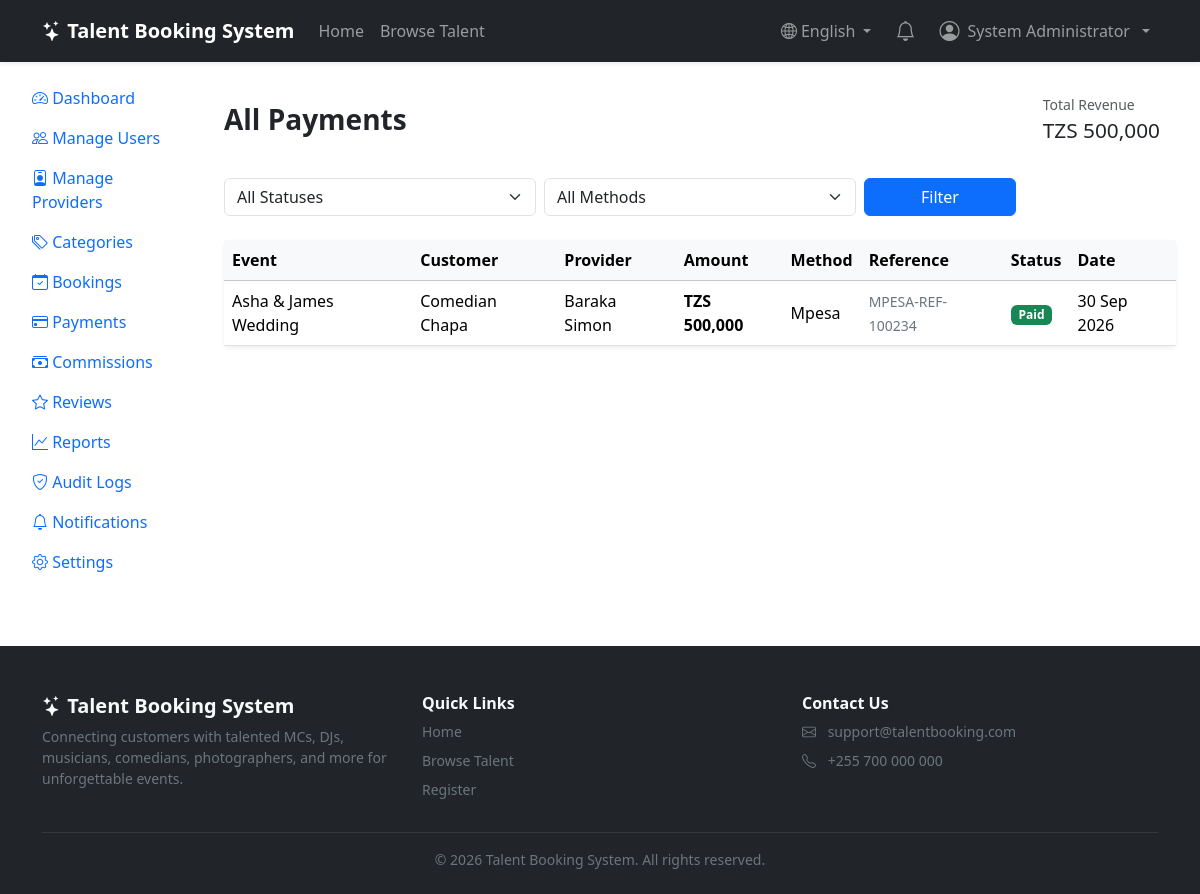
/admin/payments.php (signed in), run on the app's committed database.
### tables this page shows
CREATE TABLE `payments` (
  `id` INT UNSIGNED AUTO_INCREMENT PRIMARY KEY,
  `booking_id` INT UNSIGNED NOT NULL,
  `amount` DECIMAL(10,2) NOT NULL,
  `payment_method` ENUM('mpesa','airtel_money','tigo_pesa','halopesa','bank_transfer') NOT NULL,
  `payment_status` ENUM('pending','paid','failed','refunded') NOT NULL DEFAULT 'pending',
  `transaction_reference` VARCHAR(150) DEFAULT NULL UNIQUE,
  `created_at` TIMESTAMP NOT NULL DEFAULT CURRENT_TIMESTAMP,
  CONSTRAINT `fk_payments_booking` FOREIGN KEY (`booking_id`) REFERENCES `bookings`(`id`) ON DELETE CASCADE,
  INDEX `idx_payments_status` (`payment_status`)
);

CREATE TABLE `bookings` (
  `id` INT UNSIGNED AUTO_INCREMENT PRIMARY KEY,
  `customer_id` INT UNSIGNED NOT NULL,
  `provider_id` INT UNSIGNED NOT NULL,
  `event_name` VARCHAR(200) NOT NULL,
  `event_type` VARCHAR(100) NOT NULL,
  `event_date` DATE NOT NULL,
  `event_location` VARCHAR(200) NOT NULL,
  `event_description` TEXT DEFAULT NULL,
  `booking_status` ENUM('pending','accepted','rejected','cancelled','ongoing','completed') NOT NULL DEFAULT 'pending',
  `provider_completed` TINYINT(1) UNSIGNED NOT NULL DEFAULT 0,
  `customer_completed` TINYINT(1) UNSIGNED NOT NULL DEFAULT 0,
  `created_at` TIMESTAMP NOT NULL DEFAULT CURRENT_TIMESTAMP,
  `updated_at` TIMESTAMP NOT NULL DEFAULT CURRENT_TIMESTAMP ON UPDATE CURRENT_TIMESTAMP,
  CONSTRAINT `fk_bookings_customer` FOREIGN KEY (`customer_id`) REFERENCES `users`(`id`) ON DELETE CASCADE,
  CONSTRAINT `fk_bookings_provider` FOREIGN KEY (`provider_id`) REFERENCES `providers`(`id`) ON DELETE CASCADE,
  INDEX `idx_bookings_status` (`booking_status`),
  INDEX `idx_bookings_date` (`event_date`)
);

CREATE TABLE `users` (
  `id` INT UNSIGNED AUTO_INCREMENT PRIMARY KEY,
  `fullname` VARCHAR(150) NOT NULL,
  `email` VARCHAR(150) NOT NULL UNIQUE,
  `phone` VARCHAR(20) DEFAULT NULL,
  `password` VARCHAR(255) NOT NULL,
  `role` ENUM('admin','customer','provider') NOT NULL DEFAULT 'customer',
  `status` ENUM('active','inactive','suspended') NOT NULL DEFAULT 'active',
  `profile_image` VARCHAR(255) DEFAULT NULL,
  `remember_token` VARCHAR(255) DEFAULT NULL,
  `created_at` TIMESTAMP NOT NULL DEFAULT CURRENT_TIMESTAMP,
  `updated_at` TIMESTAMP NOT NULL DEFAULT CURRENT_TIMESTAMP ON UPDATE CURRENT_TIMESTAMP,
  INDEX `idx_users_role` (`role`),
  INDEX `idx_users_status` (`status`)
);

### includes/functions.php (called while the page is built, shortened)
<?php
function e($string): string
{
    return htmlspecialchars($string ?? '', ENT_QUOTES, 'UTF-8');
}
function format_money($amount): string
{
    return 'TZS ' . number_format((float) $amount, 0);
}
function format_date(?string $date): string
{
    return date('d M Y', strtotime($date));
}
function payment_status_badge(string $status): string
{
    return match ($status) {
        'pending'  => 'bg-warning text-dark',
        'paid'     => 'bg-success',
        'failed'   => 'bg-danger',
        'refunded' => 'bg-secondary',
        default    => 'bg-secondary',
    };
}

### admin/payments.php (the view, shortened to what this page needs)
<?php
require_once __DIR__ . '/../includes/functions.php';
require_once __DIR__ . '/../includes/auth.php';
$conditions = ['1=1'];
$params = [];
$where = implode(' AND ', $conditions);
$stmt = $pdo->prepare(
    "SELECT pay.*, b.event_name, cu.fullname as customer_name, pu.fullname as provider_name
     FROM payments pay
     JOIN bookings b ON b.id = pay.booking_id
     JOIN users cu ON cu.id = b.customer_id
     JOIN providers p ON p.id = b.provider_id
     JOIN users pu ON pu.id = p.user_id
     WHERE {$where}
     ORDER BY pay.created_at DESC"
);
$stmt->execute($params);
$payments = $stmt->fetchAll();
$totalPaid = $pdo->query('SELECT COALESCE(SUM(amount), 0) FROM payments WHERE payment_status = "paid"')->fetchColumn();
require_once __DIR__ . '/../includes/header.php';
?>
<div class="container-fluid">
    <div class="row">
        <?php require __DIR__ . '/_sidebar.php'; ?>
        <div class="col-lg-9 col-xl-10 py-4">
            <div class="container-fluid">
                <div class="d-flex justify-content-between align-items-center mb-4">
                    <h3 class="fw-bold mb-0">All Payments</h3>
                    <div class="stat-card bg-teal py-2 px-3">
                        <p class="mb-0 small opacity-75">Total Revenue</p>
                        <p class="stat-value mb-0" style="font-size:1.3rem;"><?= format_money($totalPaid) ?></p>
                    </div>
                </div>
                <form method="GET" action="" class="row g-2 mb-4">
                    <div class="col-md-4">
                        <select name="status" class="form-select">
                            <option value="">All Statuses</option>
                        </select>
                    </div>
                    <div class="col-md-4">
                        <select name="method" class="form-select">
                            <option value="">All Methods</option>
                        </select>
                    </div>
                    <div class="col-md-2">
                        <button type="submit" class="btn btn-primary w-100">Filter</button>
                    </div>
                </form>
                <div class="card border-0 shadow-sm">
                    <div class="table-responsive">
                        <table class="table table-hover mb-0 align-middle">
                            <thead class="table-light">
                                <tr><th>Event</th><th>Customer</th><th>Provider</th><th>Amount</th><th>Method</th><th>Reference</th><th>Status</th><th>Date</th></tr>
                            </thead>
                            <tbody>
                                <?php foreach ($payments as $p): ?>
                                    <tr>
                                        <td><?= e($p['event_name']) ?></td>
                                        <td><?= e($p['customer_name']) ?></td>
                                        <td><?= e($p['provider_name']) ?></td>
                                        <td class="fw-semibold"><?= format_money($p['amount']) ?></td>
                                        <td><?= e(ucwords(str_replace('_', ' ', $p['payment_method']))) ?></td>
                                        <td><span class="small text-secondary"><?= e($p['transaction_reference']) ?></span></td>
                                        <td><span class="badge <?= payment_status_badge($p['payment_status']) ?>"><?= ucfirst(e($p['payment_status'])) ?></span></td>
                                        <td><?= format_date($p['created_at']) ?></td>
                                    </tr>
                                <?php endforeach; ?>
                            </tbody>
                        </table>
                    </div>
                </div>
            </div>
        </div>
    </div>
</div>
<?php require_once __DIR__ . '/../includes/footer.php'; ?>

### data on the page
payments: booking.event_name "Asha & James Wedding", users.fullname "Comedian Chapa", users.fullname "Baraka Simon", amount "TZS 500,000", payment_method "Mpesa", transaction_reference "MPESA-REF-100234", payment_status "Paid", created_at "30 Sep 2026"

### other printed values
APP_NAME "Talent Booking System"
__t('home') "Home"
__t('browse_talent') "Browse Talent"
current_user_name() "System Administrator"
format_money($totalPaid) "TZS 500,000"
__t('register') "Register"
__t('contact_us') "Contact Us"
